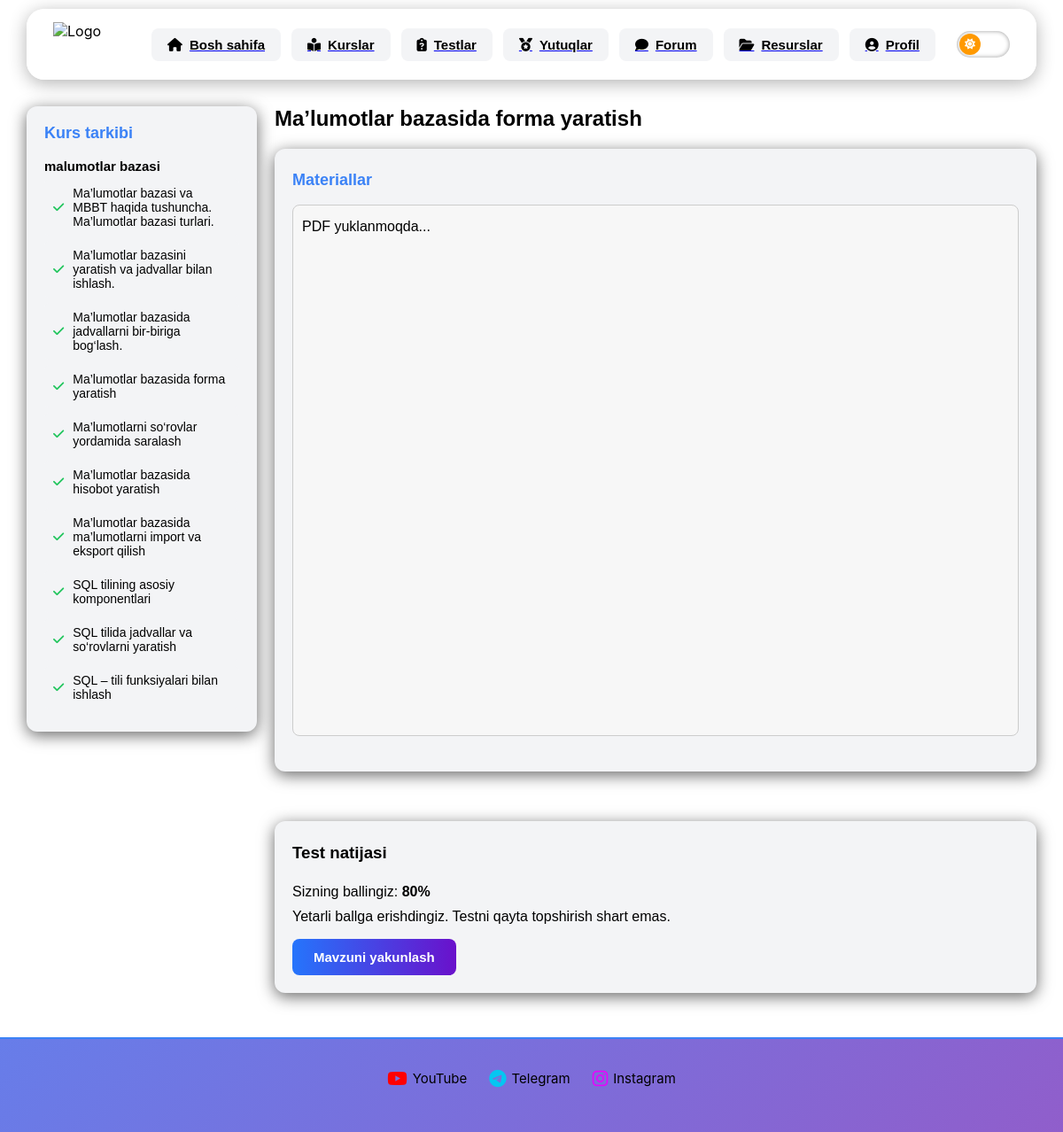
Before: /student/topic/17 (signed in) with the older database file.
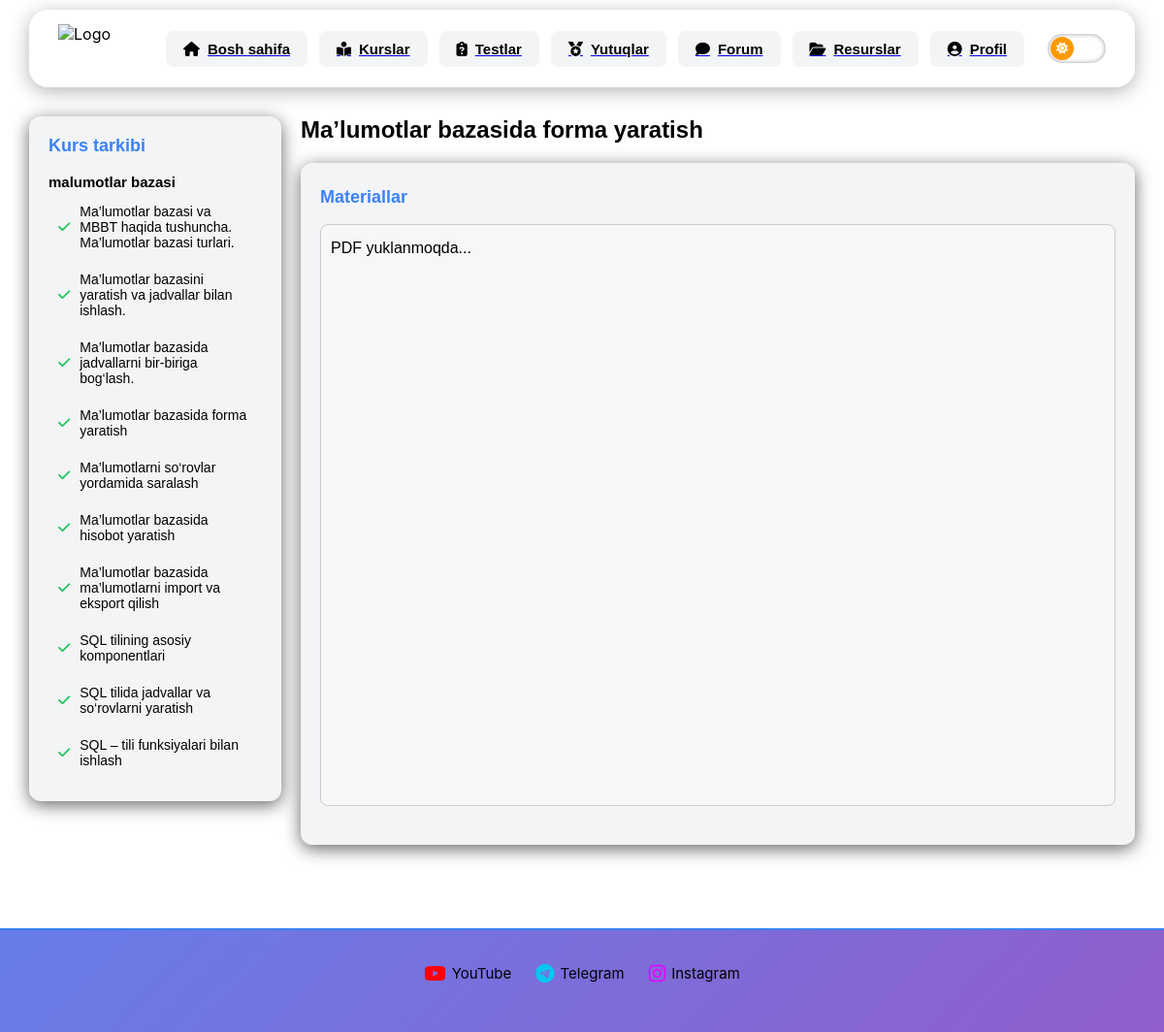
After: the same page with the newer database file.
### tables this page shows
CREATE TABLE exams(
    id INTEGER PRIMARY KEY AUTOINCREMENT,
    user_id INTEGER NOT NULL,
    test_id INTEGER NOT NULL,
    score INTEGER,
    FOREIGN KEY(user_id)
        REFERENCES users(id)
        ON DELETE CASCADE,
    FOREIGN KEY(test_id)
        REFERENCES tests(id)
        ON DELETE CASCADE
);

### routes/student.py (the view, shortened to what this page needs)
@bp.route("/topic/<int:topic_id>")
def topic(topic_id):
    user_id = session.get("user_id")
    if not user_id:
        return redirect("/login")
    conn = get_db()
    c = conn.cursor()
    topic = c.execute("""
        SELECT t.*, ch.course_id
        FROM topics t
        JOIN chapters ch ON t.chapter_id = ch.id
        WHERE t.id=?
    """, (topic_id,)).fetchone()
    if not topic:
        return "Bunday mavzu mavjud emas"
    course_id = topic["course_id"]
    all_topics = c.execute("""
        SELECT t.id
        FROM topics t
        JOIN chapters ch ON t.chapter_id = ch.id
        WHERE ch.course_id=?
        ORDER BY ch.number, t.number
    """, (course_id,)).fetchall()
    all_topics = [t["id"] for t in all_topics]
    index = all_topics.index(topic_id)
    if index > 0:
        prev_id = all_topics[index - 1]
        prev_status = c.execute("""
            SELECT value FROM studies
            WHERE user_id=? AND topic_id=?
        """, (user_id, prev_id)).fetchone()
        if not prev_status or prev_status["value"] != "succesfully":
            return redirect(url_for("student.topic", topic_id=prev_id-1 if prev_id-1 in all_topics else prev_id))
    c.execute("""
        INSERT OR IGNORE INTO studies(user_id, topic_id, value)
        VALUES (?, ?, 'in_progress')
    """, (user_id, topic_id))
    conn.commit()
    pdfs = c.execute("SELECT * FROM pdfs WHERE topic_id=?", (topic_id,)).fetchall()
    chapters = c.execute("SELECT * FROM chapters WHERE course_id=? ORDER BY number", (course_id,)).fetchall()
    topics_dict = {}
    for ch in chapters:
        topics_dict[ch["id"]] = c.execute("SELECT * FROM topics WHERE chapter_id=? ORDER BY number", (ch["id"],)).fetchall()
    studies = c.execute("SELECT topic_id, value FROM studies WHERE user_id=?", (user_id,)).fetchall()
    study_status = {s["topic_id"]: s["value"] for s in studies}
    test_id = topic["test_id"]
    questions = []
    answers = {}
    test = None
    test_result = None
    show_test = False
    if test_id:
        test_result = c.execute("""
            SELECT * FROM exams
            WHERE user_id=? AND test_id=?
            ORDER BY id DESC
            LIMIT 1
        """, (user_id, test_id)).fetchone()
        min_score_row = c.execute("SELECT min_score FROM tests WHERE id=?", (test_id,)).fetchone()
        min_score = min_score_row["min_score"] if min_score_row else 50
        show_test = not test_result or test_result["score"] < min_score
    last_topic = all_topics[-1]
    conn.close()
    return render_template(
        "student/topic.html",
        topic=topic,
        pdfs=pdfs,
        chapters=chapters,
        topics=topics_dict,
        study_status=study_status,
        questions=questions,
        answers=answers,
        test=test,
        test_result=test_result,
        show_test=show_test,
        last_topic=last_topic,
        course_id=course_id
    )

### routes/student.py (called while the page is built)
@bp.before_request
def require_login():
    open_routes = [
        "student.student_dashboard",
        "student.student_courses"
    ]
    if request.endpoint in open_routes:
        return
    if "user_id" not in session:
        return redirect(url_for('auth.login', next=request.path))

def get_db():
    conn = sqlite3.connect("database.db")
    conn.row_factory = sqlite3.Row
    return conn

### templates/student/topic.html (shortened to what this page needs)
{% extends "base.html" %}
{% block content %}
<div class="lesson">
    <div class="sidebar" id="sidebar">
        <h3>Kurs tarkibi</h3>
        {% for ch in chapters %}
        <h4>{{ ch[1] }}</h4>
        <ul>
            {% for tp in topics[ch[0]] %}
            {% set st = study_status.get(tp[0]) %}
            {% if st == None %}
            <li><span><i class="fa-solid fa-lock"></i>{{ tp[1] }}</span></li>
            {% else %}
            <li><a href="{{ url_for('student.topic', topic_id=tp[0]) }}">
                <i class="fa-solid {% if st=='succesfully' %}fa-check{% else %}fa-pen{% endif %}"></i>{{ tp[1]  }}
            </a></li>
            {% endif %}
            {% endfor %}
        </ul>
        {% endfor %}
    </div>
    <div class="main">
        <h2>{{ topic[1] }}</h2>
       {% if pdfs %}
<div class="materials">
    <h3>Materiallar</h3>
    {% for pdf in pdfs %}
    <div class="pdf-viewer" id="pdfViewer{{ loop.index }}"
         style="width:100%; height:600px; border:1px solid #ccc; border-radius:8px; overflow:auto; margin-bottom:20px;">
        <p>PDF yuklanmoqda...</p>
    </div>
    {% endfor %}
</div>
{% endif %}
        <div style="white-space: pre-line;">
</div>
        {% if test_result %}
        <div class="test-result">
            <h3>Test natijasi</h3>
            <p>Sizning ballingiz: <b>{{ test_result['score'] }}%</b></p>
            {% set min_score = test['min_score'] if test else 50 %}
            {% if test_result['score'] >= min_score %}
            <p>Yetarli ballga erishdingiz. Testni qayta topshirish shart emas.</p>
            <form method="post" action="/student/finish_topic">
                <button class="next">Mavzuni yakunlash</button>
            </form>
            {% else %}
            <p>Siz minimal ballga yetmadingiz. Testni qayta topshirishingiz mumkin.</p>
            {% endif %}
        </div>
        {% endif %}
    </div>
</div>
{% endblock %}

Changed rows visible on the page:
removed exams: score "80"
Other visible differences:
text no longer shown: "Test natijasi Sizning ballingiz: % Yetarli ballga erishdingiz. Testni qayta topshirish shart emas. Mavzuni yakunlash"
